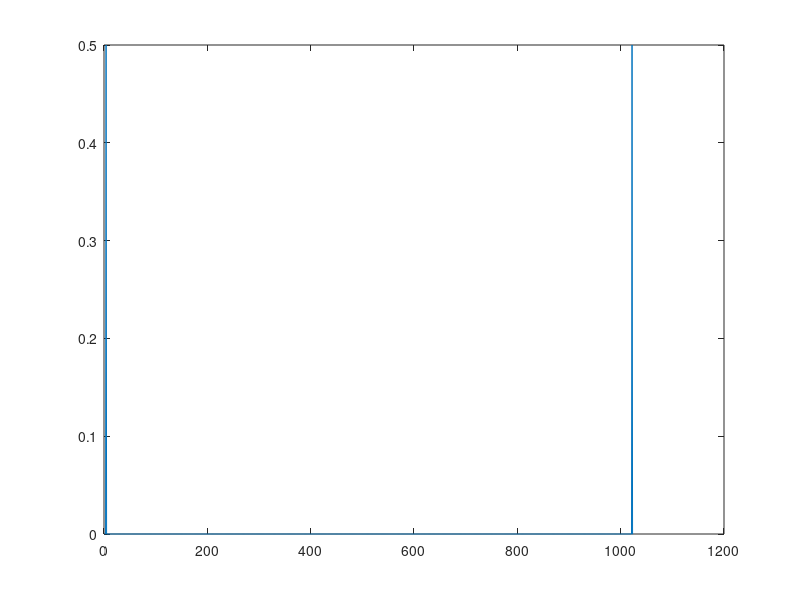

Source code (MATLAB):
Fs = 1024;            % Sampling frequency                    
T = 1/Fs;             % Sampling period       
L = 1024;             % Length of signal
t = (0:L-1)*T*6*pi;        % Time vector

% t =linspace(0,pi*2,1024); %cannot include end point!!!

x = sin(t);
X = fft(x);
plot(abs(X/L));

